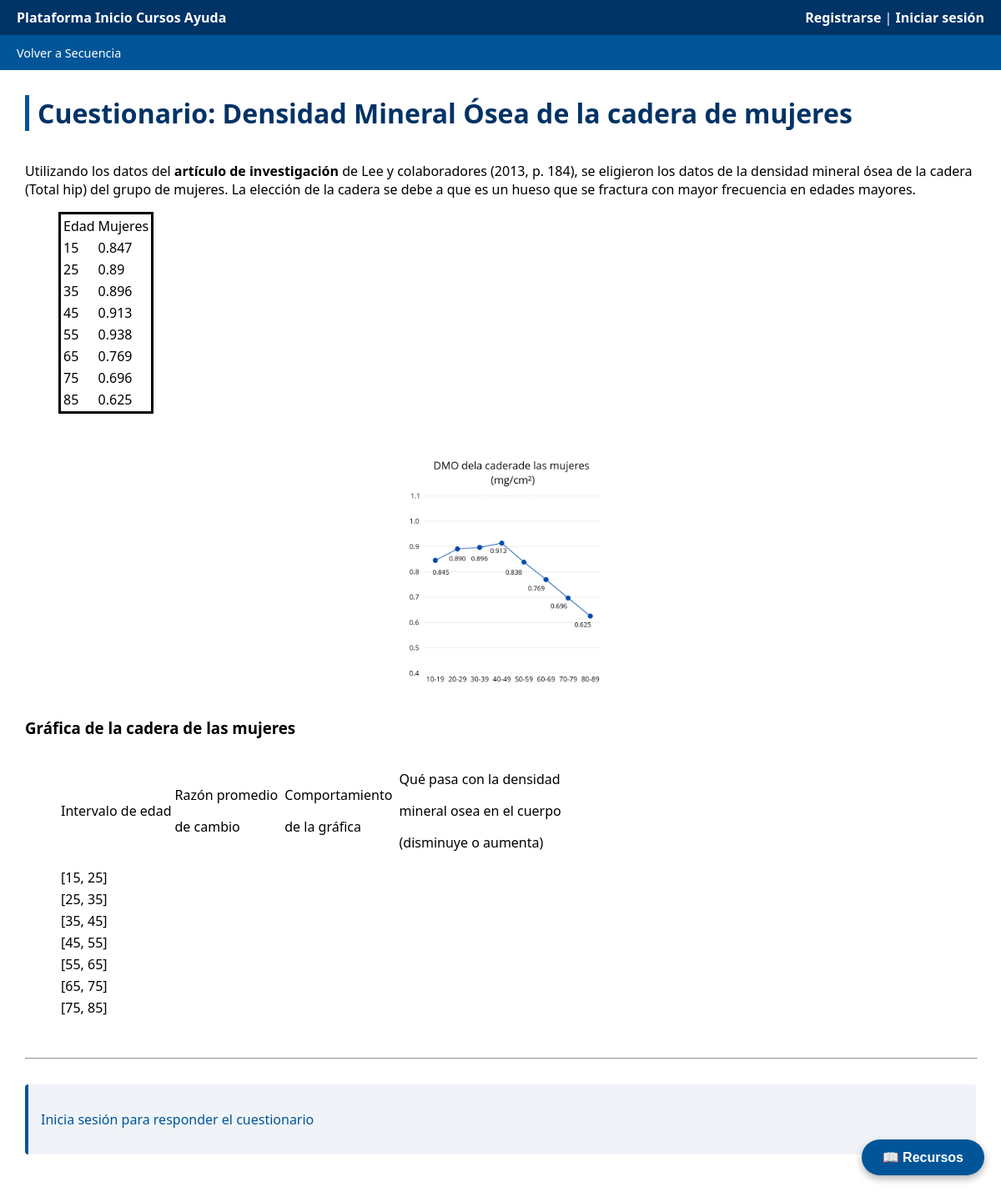
The app's page /cuestionario/36/ with its own data.
### contenido/models.py (models this page shows, shortened)
class Cuestionario(models.Model):
    componente = models.OneToOneField(Componente, on_delete=models.CASCADE, related_name="cuestionario")
    titulo = models.CharField(max_length=255)
    descripcion = CKEditor5Field('Text', config_name='extends', blank=True)
    max_intentos = models.PositiveIntegerField(default=1, verbose_name="Intentos máximos")

### contenido/views.py (the view, shortened to what this page needs)
# urls.py: path('cuestionario/<int:componente_id>/', views.cuestionario_detalle, name='cuestionario_detalle'),
def cuestionario_detalle(request, componente_id):
    componente = get_object_or_404(Componente, id=componente_id, tipo="cuestionario")
    cuestionario = get_object_or_404(Cuestionario, componente=componente)
    formulario = componente.formulario
    preguntas = formulario.preguntas.prefetch_related('opciones').all() if formulario else []
    mensaje = None
    puede_acceder = puede_acceder_componente(request, componente)
    return render(request, "contenido/cuestionario_detalle.html", {
        "componente": componente,
        "cuestionario": cuestionario,
        "formulario": formulario,
        "preguntas": preguntas,
        "mensaje": mensaje,
        "puede_acceder": puede_acceder,
    })

### contenido/context_processors.py (called while the page is built)
def glosario_global(request):
    glosario = GlosarioGlobal.objects.last()
    return {'glosario_global': glosario}

### contenido/views.py (called while the page is built, shortened)
def puede_acceder_componente(request, componente):
    if not request.user.is_authenticated:
        return True  # Si no está autenticado, puede ver pero no responder

### contenido/templates/contenido/cuestionario_detalle.html (shortened to what this page needs)
<!DOCTYPE html>
<html lang="es">
<head>
    {% load static %}
    <link rel="stylesheet" href="{% static 'contenido/css/estilos.css' %}">
</head>
<body>
<header>
    <div class="navbar">
        <strong>Plataforma</strong>
        <a href="#">Inicio</a>
        <a href="#">Cursos</a>
        <a href="#">Ayuda</a>
    </div>
    <div style="float: right;">
    {% if user.is_authenticated %}
        {{ user.username }} |
        <form id="logout-form" action="{% url 'logout' %}" method="post" style="display: inline;">
            {% csrf_token %}
            <button type="submit" style="background:none;border:none;color:white;cursor:pointer;">Cerrar sesión</button>
        </form>
    {% else %}
        <a href="{% url 'register' %}">Registrarse</a> |
        <a href="{% url 'login' %}?next={{ request.path }}">Iniciar sesión</a>
    {% endif %}
    </div>
</header>
<div class="subheader">
    <div class="subnav">
        <a href="{% url 'teaching_sequence' %}">Volver a Secuencia</a>
    </div>
</div>
<div class="content">
    <h1 style="color: #003366; border-left: 5px solid #005599; padding-left: 10px; margin-top: 0;">Cuestionario: {{ cuestionario.titulo }}</h1>
    {% if cuestionario.descripcion %}
    <div class="descripcion" style="margin-bottom: 30px;">
        {{ cuestionario.descripcion|safe }}
    </div>
    {% endif %}
    <hr style="clear: both; margin: 30px 0;">
    {% if preguntas %}
        {% if user.is_authenticated %}
            {% if puede_acceder %}
                <form method="post" style="margin-top: 30px;">
                    {% csrf_token %}
                    {% for pregunta in preguntas %}
                        <div class="component" style="margin-bottom: 20px;">
                            <strong style="color: #003366; display: block; margin-bottom: 10px;">{{ forloop.counter }}. {{ pregunta.texto }}</strong>
                            {% if pregunta.tipo == 'abierta' %}
                                <textarea name="pregunta_{{ pregunta.id }}" rows="3" style="width:100%; padding: 10px; border: 1px solid #ccc; border-radius: 4px; font-size: 1rem; font-family: inherit; box-sizing: border-box; resize: vertical;"></textarea>
                            {% elif pregunta.tipo == 'opcion_multiple' %}
                                <div style="margin-top: 10px;">
                                    {% for opcion in pregunta.opciones.all %}
                                        <label style="display: block; padding: 8px; margin-bottom: 5px; cursor: pointer;">
                                            <input type="radio" name="pregunta_{{ pregunta.id }}" value="{{ opcion.id }}" style="margin-right: 8px;"> {{ opcion.texto }}
                                        </label>
                                    {% endfor %}
                                </div>
                            {% endif %}
                        </div>
                    {% endfor %}
                    <button type="submit" class="btn-guardar">Enviar respuestas</button>
                </form>
            {% else %}
                <div class="component" style="background-color: #ffe6e6; border-left-color: #dc3545; margin: 20px 0;">
                    <h3 style="color: #dc3545; margin-top: 0;">Acceso restringido</h3>
                    <p style="color: #721c24; margin-bottom: 0;">Has agotado el número máximo de intentos permitidos para este cuestionario. No puedes realizar más intentos.</p>
                </div>
                <p style="color: #666;">Si necesitas más intentos, contacta con el administrador del curso.</p>
            {% endif %}
        {% else %}
            <div class="component">
                <p><a href="{% url 'login' %}?next={{ request.path }}" style="color: #005599; text-decoration: none;">Inicia sesión para responder el cuestionario</a></p>
            </div>
        {% endif %}
    {% else %}
        <div class="component">
            <p style="color: #999; font-style: italic;">No hay preguntas en este cuestionario.</p>
        </div>
    {% endif %}
</div>
{% if glosario_global or user.is_staff %}
    <button class="btn-conceptos-global" onclick="toggleGlosario()">
        📖 Recursos
    </button>
{% endif %}
</body>
</html>

### contenido/static/contenido/css/estilos.css (style rules this page uses)
body { font-family: 'Segoe UI', Tahoma, Geneva, Verdana, sans-serif; background-color: #eef2f5; margin: 0; padding: 0; }
header { background: #003366; color: white; padding: 10px 20px; display: flex; justify-content: space-between; align-items: center; }
header a, header a:visited { color: white !important; text-decoration: none; font-weight: bold; }
.subheader { background: #005599; padding: 10px 20px; display: flex; align-items: center; }
.subnav a, .subnav a:visited { color: white; margin-right: 20px; text-decoration: none; font-size: 0.9rem; }
.content { flex: 1; padding: 30px; height: 100%; overflow-y: auto; background-color: white; box-sizing: border-box; }
.component { background: #f0f4f8; padding: 15px; margin: 15px 0; border-left: 4px solid #005599; border-radius: 4px; }
.content img, .descripcion img, .component img, figure.image img, main img { max-width: 100%; height: auto !important; }
figure.image { display: table; clear: both; text-align: center; margin: 10px auto; max-width: 100%; box-sizing: border-box; }
.descripcion { overflow-x: hidden; overflow-y: visible; word-wrap: break-word; }
.descripcion figure.image { max-width: 100%; box-sizing: border-box; }
.descripcion figure.image img { max-width: 100%; height: auto; display: block; }
.image-style-align-center, figure.image.image-style-align-center { margin-left: auto; margin-right: auto; display: table; float: none; clear: both; }
.content h3, .content h4, .content form, .comentarios-section, hr { clear: both !important; display: block; width: 100%; margin-top: 30px; }
.btn-conceptos-global { position: fixed; bottom: 20px; right: 20px; background-color: #005599; color: white; border: none; border-radius: 50px; padding: 12px 25px; font-weight: bold; cursor: pointer; box-shadow: 0 4px 10px rgba(0,0,0,0.3); z-index: 9999; display: flex; align-items: center; gap: 10px; font-size: 1rem; transition: transform 0.3s, background-color 0.3s; }

### records on screen
Cuestionario: titulo "Densidad Mineral Ósea de la cadera de mujeres", descripcion "Utilizando los datos del artículo de investigación de Lee y colaboradores (2013, p. 184), se eligieron los datos de la densidad mineral ósea de la cadera (Total hip) del grupo de mujeres. La elección de la cadera se debe a que es un hueso que se fractura con mayor frecuencia en edades mayores. Edad Mujeres 15 0.847 25 0.89 35 0.896 45 0.913 55 0.938 65 0.769 75 0.696 85 0.625 Gráfica de la cadera de las mujeres Intervalo de edad Razón promedio de cambio Comportamiento de la gráfica Qué pasa con la densidad mineral osea en el cuerpo (disminuye o aumenta) [15, 25] [25, 35] [35, 45] [45, 55] [55, 65] [65, 75] [75, 85]", descripcion (picture)
